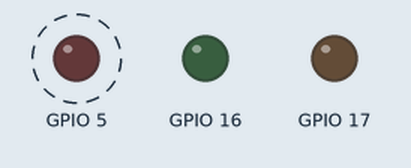
Simulated run of this program. Board: ESP32. Parts: output pins drawn as LEDs (lit = HIGH). Dashed ring = blinking. What the program prints to the serial monitor is not drawn.

Above: at 0.5 s.
Timing chart, 0 to 4.6 s (numbered marks = the images above):
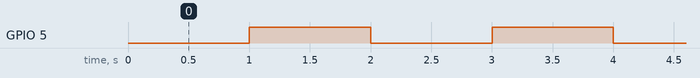

The program:

main.cpp
```cpp
#include <Arduino.h>
bool isLED_ON=false;
ulong ledStart = 0;
void setup() {
  // Thiết lập GPIO 2 là chân OUTPUT
  Serial.begin(115200);
  pinMode(5, OUTPUT);
  pinMode(16, OUTPUT);
  pinMode(17, OUTPUT);
}
void Use_Blocking(){
  // Bật đèn LED
  digitalWrite(5, HIGH);
  Serial.println("LED-->ON");
  delay(5000); // Chờ 1 giây

  // Tắt đèn LED
  digitalWrite(5, LOW);
  Serial.println("LED-->OFF");
  delay(1000); // Chờ 1 giây

  // Bật đèn LED
  digitalWrite(17, HIGH);
  Serial.println("LED-->ON");
  delay(10000); // Chờ 1 giây

  // Tắt đèn LED
  digitalWrite(17, LOW);
  Serial.println("LED-->OFF");
  delay(1000); // Chờ 1 giây

  // Bật đèn LED
  digitalWrite(16, HIGH);
  Serial.println("LED-->ON");
  delay(15000); // Chờ 1 giây

  // Tắt đèn LED
  digitalWrite(16, LOW);
  Serial.println("LED-->OFF");
  delay(1000); // Chờ 1 giây
}
bool IsReady(ulong& ulTimer, uint32_t milisecond){
  ulong t = millis();
  if (t - ulTimer < milisecond) return false;
  ulTimer = t;
  return true;
}
void Use_Non_Blocking(){
  if (!IsReady(ledStart,1000)) return;

  if (!isLED_ON){
    digitalWrite(5, HIGH); // Bật LED
    Serial.println("NonBlocking LED -> ON");
  }
  else {
    digitalWrite(5, LOW); // Tắt LED
    Serial.println("NonBlocking LED -> OFF");
  }
  isLED_ON = !isLED_ON;
}

void loop() {
  //Use_Blocking();
  Use_Non_Blocking();

  ulong t = millis();
  Serial.print("Timer :");
  Serial.println(t);
}

// void loop() {
//   digitalWrite(ledPin, HIGH); // Bật LED
//   Serial.println("LED -> ON");
//   delay(1000);                // Đợi 1 giây
//   digitalWrite(ledPin, LOW);  // Tắt LED
//   Serial.println("LED -> OFF");
//   delay(1000);                // Đợi 1 giây
// }}
```

Measured:
- by itself, GPIO 5: alternates HIGH for 1.0 s and LOW for 1.0 s
